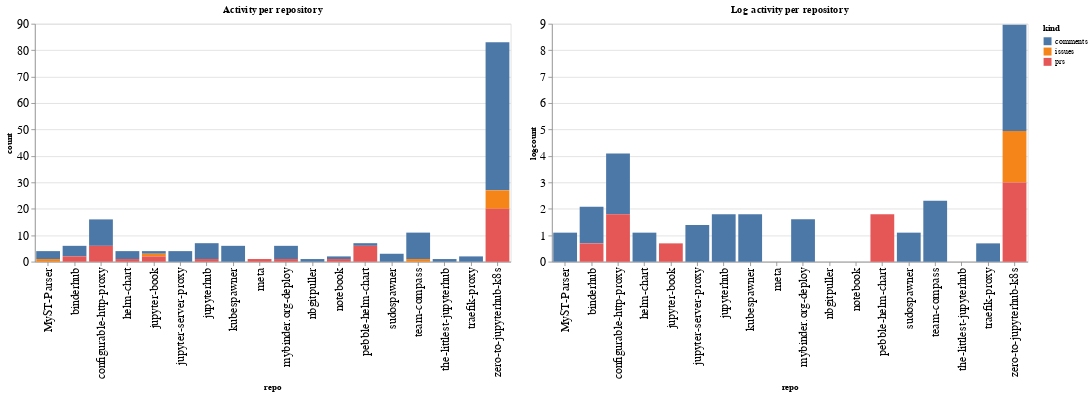

The notebook cell saved with this chart:
### Code cell
ch1 = alt.Chart(repo_summaries, width=600, title="Activity per repository").mark_bar().encode(
    x='repo',
    y='count',
    color='kind',
    tooltip="kind"
)

ch2 = alt.Chart(repo_summaries, width=600, title="Log activity per repository").mark_bar().encode(
    x='repo',
    y='logcount',
    color='kind',
    tooltip="kind"
)

ch1 | ch2

### Figure 1 — Vega-Lite specification as saved in the notebook (floating-point values rounded to 4 significant figures)
{"config": {"axisLeft": {"labelFontSize": 15}, "axisBottom": {"labelFontSize": 15}}, "hconcat": [{"mark": "bar", "encoding": {"color": {"type": "nominal", "field": "kind"}, "tooltip": {"type": "nominal", "field": "kind"}, "x": {"type": "nominal", "field": "repo"}, "y": {"type": "quantitative", "field": "count"}}, "title": "Activity per repository", "width": 600}, {"mark": "bar", "encoding": {"color": {"type": "nominal", "field": "kind"}, "tooltip": {"type": "nominal", "field": "kind"}, "x": {"type": "nominal", "field": "repo"}, "y": {"type": "quantitative", "field": "logcount"}}, "title": "Log activity per repository", "width": 600}], "data": {"name": "data-1be094c1215fa61f4afd5512374f119d"}, "$schema": "https://vega.github.io/schema/vega-lite/v4.8.1.json", "datasets": {"data-1be094c1215fa61f4afd5512374f119d": [{"repo": "MyST-Parser", "kind": "comments", "count": 3, "logcount": 1.099}, {"repo": "MyST-Parser", "kind": "issues", "count": 1, "logcount": 0.0}, {"repo": "binderhub", "kind": "comments", "count": 4, "logcount": 1.386}, {"repo": "binderhub", "kind": "prs", "count": 2, "logcount": 0.6931}, {"repo": "configurable-http-proxy", "kind": "comments", "count": 10, "logcount": 2.303}, {"repo": "configurable-http-proxy", "kind": "prs", "count": 6, "logcount": 1.792}, {"repo": "helm-chart", "kind": "comments", "count": 3, "logcount": 1.099}, {"repo": "helm-chart", "kind": "prs", "count": 1, "logcount": 0.0}, {"repo": "jupyter-book", "kind": "comments", "count": 1, "logcount": 0.0}, {"repo": "jupyter-book", "kind": "issues", "count": 1, "logcount": 0.0}, {"repo": "jupyter-book", "kind": "prs", "count": 2, "logcount": 0.6931}, {"repo": "jupyter-server-proxy", "kind": "comments", "count": 4, "logcount": 1.386}, {"repo": "jupyterhub", "kind": "comments", "count": 6, "logcount": 1.792}, {"repo": "jupyterhub", "kind": "prs", "count": 1, "logcount": 0.0}, {"repo": "kubespawner", "kind": "comments", "count": 6, "logcount": 1.792}, {"repo": "meta", "kind": "prs", "count": 1, "logcount": 0.0}, {"repo": "mybinder.org-deploy", "kind": "comments", "count": 5, "logcount": 1.609}, {"repo": "mybinder.org-deploy", "kind": "prs", "count": 1, "logcount": 0.0}, {"repo": "nbgitpuller", "kind": "comments", "count": 1, "logcount": 0.0}, {"repo": "notebook", "kind": "comments", "count": 1, "logcount": 0.0}, {"repo": "notebook", "kind": "prs", "count": 1, "logcount": 0.0}, {"repo": "pebble-helm-chart", "kind": "comments", "count": 1, "logcount": 0.0}, {"repo": "pebble-helm-chart", "kind": "prs", "count": 6, "logcount": 1.792}, {"repo": "sudospawner", "kind": "comments", "count": 3, "logcount": 1.099}, {"repo": "team-compass", "kind": "comments", "count": 10, "logcount": 2.303}, {"repo": "team-compass", "kind": "issues", "count": 1, "logcount": 0.0}, {"repo": "the-littlest-jupyterhub", "kind": "comments", "count": 1, "logcount": 0.0}, {"repo": "traefik-proxy", "kind": "comments", "count": 2, "logcount": 0.6931}, {"repo": "zero-to-jupyterhub-k8s", "kind": "comments", "count": 56, "logcount": 4.025}, {"repo": "zero-to-jupyterhub-k8s", "kind": "issues", "count": 7, "logcount": 1.946}, {"repo": "zero-to-jupyterhub-k8s", "kind": "prs", "count": 20, "logcount": 2.996}]}}
